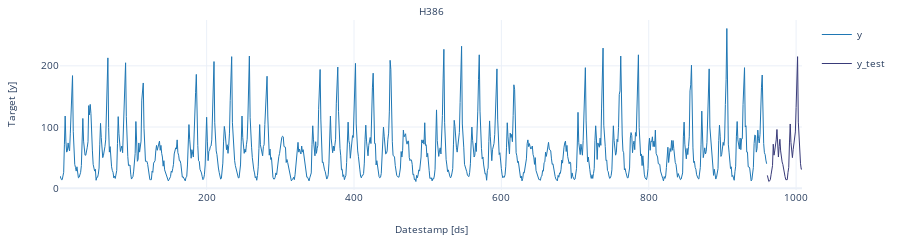

This figure's notebook cell:
### Code cell
# it has a recurrent (seasonal) yet not smooth behavior.
train = pd.read_csv('https://auto-arima-results.s3.amazonaws.com/M4-Hourly.csv')
test = pd.read_csv('https://auto-arima-results.s3.amazonaws.com/M4-Hourly-test.csv').rename(columns={'y': 'y_test'})
uid = np.array(['H386'])
df_train = train.query('unique_id in @uid')
df_test = test.query('unique_id in @uid')
StatsForecast.plot(df_train, df_test, plot_random = False, engine='plotly')

### Figure 1 — Plotly figure (JSON) as saved in the notebook; plotly's stock layout.template omitted (floating-point values rounded to 4 significant figures; data arrays with more than 128 entries replaced by an {"elided": "..."} marker saying what was removed)
{"data": [{"legendgroup": "y", "line": {"color": "#1f77b4", "width": 1}, "mode": "lines", "name": "y", "showlegend": true, "type": "scatter", "x": {"elided": "960 int values"}, "xaxis": "x", "y": {"elided": "960 int values"}, "yaxis": "y"}, {"legendgroup": "y_test", "line": {"color": "#393b79", "width": 1}, "mode": "lines", "name": "y_test", "showlegend": true, "type": "scatter", "x": [961, 962, 963, 964, 965, 966, 967, 968, 969, 970, 971, 972, 973, 974, 975, 976, 977, 978, 979, 980, 981, 982, 983, 984, 985, 986, 987, 988, 989, 990, 991, 992, 993, 994, 995, 996, 997, 998, 999, 1000, 1001, 1002, 1003, 1004, 1005, 1006, 1007, 1008], "xaxis": "x", "y": [21, 16, 11, 12, 14, 22, 27, 37, 72, 54, 61, 69, 79, 96, 70, 51, 68, 80, 61, 48, 43, 39, 30, 20, 19, 14, 14, 14, 26, 34, 74, 105, 75, 52, 50, 63, 71, 87, 92, 132, 193, 215, 108, 77, 62, 40, 31, 32], "yaxis": "y"}], "layout": {"annotations": [{"font": {"size": 10}, "showarrow": false, "text": "H386", "x": 0.5, "xanchor": "center", "xref": "paper", "y": 1, "yanchor": "bottom", "yref": "paper"}, {"font": {"size": 10}, "showarrow": false, "text": "Datestamp [ds]", "x": 0.5, "xanchor": "center", "xref": "paper", "y": 0, "yanchor": "top", "yref": "paper", "yshift": -30}, {"font": {"size": 10}, "showarrow": false, "text": "Target [y]", "textangle": -90, "x": 0, "xanchor": "right", "xref": "paper", "xshift": -40, "y": 0.5, "yanchor": "middle", "yref": "paper"}], "autosize": true, "font": {"size": 10}, "height": 150, "margin": {"b": 50, "l": 60, "r": 10, "t": 20}, "xaxis": {"anchor": "y", "domain": [0, 1], "showticklabels": true, "visible": true}, "yaxis": {"anchor": "x", "domain": [0, 1]}}}
